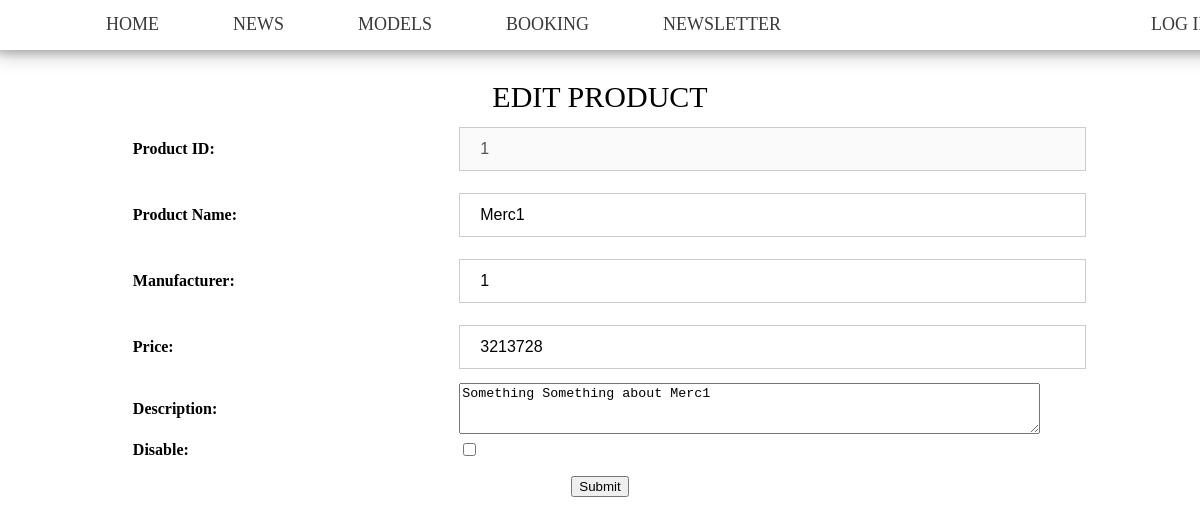
/editProduct.php?prod=1, run on the app's committed database.
### tables this page shows
CREATE TABLE `product` (
  `productID` int(11) NOT NULL,
  `price` int(11) NOT NULL,
  `name` varchar(50) NOT NULL,
  `manufacturer` int(11) NOT NULL,
  `description` varchar(300) NOT NULL,
  `length` int(11) NOT NULL,
  `width` int(11) NOT NULL,
  `height` int(11) NOT NULL,
  `maxSpeed` int(11) NOT NULL,
  `acceleration` int(11) NOT NULL,
  `imageNum` int(11) NOT NULL DEFAULT '1',
  `disabled` int(11) NOT NULL DEFAULT '0'
);

### editProduct.php (the view, shortened to what this page needs)
<html>
<?php
require_once("connect.php");
if(isset($_GET['prod'])){
  $prodID = $_GET['prod'];
  $q = "select * from product where productID = '$prodID'";
  $result = $mysqli->query($q);
  $row = $result->fetch_array();
}else{
  header("Location: product-table.php");
}
?>
<link rel="stylesheet" href="main.css"/>
<link rel="stylesheet" href="model.css"/>
<head>
</head>
<body>
  <header>
    <?php
    require_once('menu.php');
    ?>
  <center>
    <br><br><br><br>
    <label style = "font-size: 30;">EDIT PRODUCT<label>
      <table style = "border-style: groove">
        <tr>
          <form action="edit.php" method = "post">
            <td style="width: 30%;">
              <b><label>Product ID:</label></b>
            </td>
            <td>
              <input type="text" value =
              <?php echo '"'.$row['productID'].'"'; ?>
              placeholder="Enter Product Name" name="IDhehe" required disabled>
            </td>
          </tr>
          <tr>
            <td style="width: 30%;">
              <b><label>Product Name:</label></b>
            </td>
            <td>
              <input type="text" value = <?php echo '"'.$row['name'].'"'; ?> placeholder="Enter Product Name" name="prodName" required>
            </td>
          </tr>
          <tr>
            <td style="width: 30%;">
              <b><label>Manufacturer:</label></b>
            </td>
            <td>
              <input type="text" value =
              <?php echo '"'.$row['manufacturer'].'"'; ?>
              placeholder="Enter Manufacturer" name="manu" required>
            </td>
          </tr>
          <tr>
            <td style="width: 30%;">
              <b><label>Price:</label></b>
            </td>
            <td>
              <input type="text" value =
              <?php echo '"'.$row['price'].'"'; ?>
              placeholder="Enter Price" name="price" required>
            </td>
          </tr>
          <tr>
            <td style="width: 30%;">
              <b><label>Description:</label></b>
            </td>
            <td>
              <textarea rows="3" cols="70" name = 'desc' placeholer = "Enter Description"><?php echo $row['description']; ?></textarea>
            </td>
          </tr>
          <tr>
            <td style="width: 30%;">
              <b><label>Disable:</label></b>
            </td>
            <td>
              <input type="checkbox"
                <?php if($row['disabled'] ==  1) echo 'checked'; ?>
                name="disable">
            </td>
          </tr>
      </table>
      <input type = "submit">
  </center>
</body>
</html>

### main.css (style rules this page uses)
body { font-weight: 300; }
header { background: White; }
header::after { content: ''; display: table; clear: both; }
table, tr, td { border: 1px solid white; margin-bottom: 1%; }
label { font-size: 16px; }
input[type=text] { width: 20%; padding: 12px 20px; margin: 9px 0; box-sizing: border-box; border: 1px solid #d1d1d1; transition: 0.5s; transition: 0.5s; outline: none; font-size: 16px; }

### model.css (style rules this page uses)
body { font-weight: 400; }
td { width: 60%; padding-left:2%; }
form { border: 3px solid #f1f1f1; }
input[type=text], input[type=password], select, input[type=date] { width: 100%; padding: 12px 20px; margin: 8px 0; display: inline-block; border: 1px solid #ccc; box-sizing: border-box; }

### data on the page
product: IDhehe "1", prodName "Merc1", manu "1", price "3213728", desc "Something Something about Merc1"
